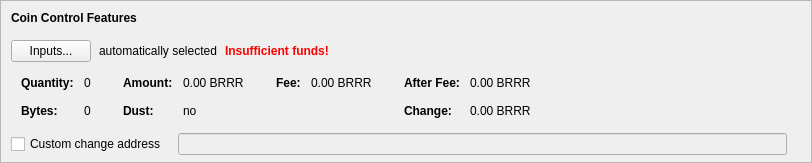
    <widget class="QFrame" name="frameCoinControl">
     <property name="sizePolicy">
      <sizepolicy hsizetype="Expanding" vsizetype="Expanding">
       <horstretch>0</horstretch>
       <verstretch>0</verstretch>
      </sizepolicy>
     </property>
     <property name="maximumSize">
      <size>
       <width>16777215</width>
       <height>16777215</height>
      </size>
     </property>
     <property name="frameShape">
      <enum>QFrame::StyledPanel</enum>
     </property>
     <property name="frameShadow">
      <enum>QFrame::Sunken</enum>
     </property>
     <layout class="QVBoxLayout" name="verticalLayoutCoinControl2">
      <property name="spacing">
       <number>0</number>
      </property>
      <property name="leftMargin">
       <number>0</number>
      </property>
      <property name="topMargin">
       <number>0</number>
      </property>
      <property name="rightMargin">
       <number>0</number>
      </property>
      <property name="bottomMargin">
       <number>6</number>
      </property>
      <item>
       <layout class="QVBoxLayout" name="verticalLayoutCoinControl" stretch="0,0,0,0,1">
        <property name="spacing">
         <number>0</number>
        </property>
        <property name="leftMargin">
         <number>10</number>
        </property>
        <property name="topMargin">
         <number>10</number>
        </property>
        <item>
         <layout class="QHBoxLayout" name="horizontalLayoutCoinControl1">
          <property name="bottomMargin">
           <number>15</number>
          </property>
          <item>
           <widget class="QLabel" name="labelCoinControlFeatures">
            <property name="sizePolicy">
             <sizepolicy hsizetype="Preferred" vsizetype="Maximum">
              <horstretch>0</horstretch>
              <verstretch>0</verstretch>
             </sizepolicy>
            </property>
            <property name="font">
             <font>
              <weight>75</weight>
              <bold>true</bold>
             </font>
            </property>
            <property name="styleSheet">
             <string notr="true">font-weight:bold;</string>
            </property>
            <property name="text">
             <string>Coin Control Features</string>
            </property>
           </widget>
          </item>
         </layout>
        </item>
        <item>
         <layout class="QHBoxLayout" name="horizontalLayoutCoinControl2" stretch="0,0,0,0">
          <property name="spacing">
           <number>8</number>
          </property>
          <property name="bottomMargin">
           <number>10</number>
          </property>
          <item>
           <widget class="QPushButton" name="pushButtonCoinControl">
            <property name="styleSheet">
             <string notr="true"/>
            </property>
            <property name="text">
             <string>Inputs...</string>
            </property>
            <property name="autoDefault">
             <bool>false</bool>
            </property>
           </widget>
          </item>
          <item>
           <widget class="QLabel" name="labelCoinControlAutomaticallySelected">
            <property name="text">
             <string>automatically selected</string>
            </property>
            <property name="margin">
             <number>5</number>
            </property>
           </widget>
          </item>
          <item>
           <widget class="QLabel" name="labelCoinControlInsuffFunds">
            <property name="font">
             <font>
              <weight>75</weight>
              <bold>true</bold>
             </font>
            </property>
            <property name="styleSheet">
             <string notr="true">color:red;font-weight:bold;</string>
            </property>
            <property name="text">
             <string>Insufficient funds!</string>
            </property>
            <property name="margin">
             <number>5</number>
            </property>
           </widget>
          </item>
          <item>
           <spacer name="horizontalSpacerCoinControl">
            <property name="orientation">
             <enum>Qt::Horizontal</enum>
            </property>
            <property name="sizeHint" stdset="0">
             <size>
              <width>40</width>
              <height>1</height>
             </size>
            </property>
           </spacer>
          </item>
         </layout>
        </item>
        <item>
         <widget class="QWidget" name="widgetCoinControl" native="true">
          <property name="sizePolicy">
           <sizepolicy hsizetype="Preferred" vsizetype="Preferred">
            <horstretch>0</horstretch>
            <verstretch>0</verstretch>
           </sizepolicy>
          </property>
          <property name="minimumSize">
           <size>
            <width>0</width>
            <height>0</height>
           </size>
          </property>
          <property name="styleSheet">
           <string notr="true"/>
          </property>
          <layout class="QHBoxLayout" name="horizontalLayoutCoinControl5">
           <property name="leftMargin">
            <number>0</number>
           </property>
           <property name="topMargin">
            <number>0</number>
           </property>
           <property name="rightMargin">
            <number>0</number>
           </property>
           <property name="bottomMargin">
            <number>0</number>
           </property>
           <item>
            <layout class="QHBoxLayout" name="horizontalLayoutCoinControl3" stretch="0,0,0,1">
             <property name="spacing">
              <number>20</number>
             </property>
             <property name="topMargin">
              <number>0</number>
             </property>
             <property name="bottomMargin">
              <number>10</number>
             </property>
             <item>
              <layout class="QFormLayout" name="formLayoutCoinControl1">
               <property name="horizontalSpacing">
                <number>10</number>
               </property>
               <property name="verticalSpacing">
                <number>14</number>
               </property>
               <property name="leftMargin">
                <number>10</number>
               </property>
               <property name="topMargin">
                <number>4</number>
               </property>
               <property name="rightMargin">
                <number>6</number>
               </property>
               <item row="0" column="0">
                <widget class="QLabel" name="labelCoinControlQuantityText">
                 <property name="font">
                  <font>
                   <weight>75</weight>
                   <bold>true</bold>
                  </font>
                 </property>
                 <property name="text">
                  <string>Quantity:</string>
                 </property>
                 <property name="margin">
                  <number>0</number>
                 </property>
                </widget>
               </item>
               <item row="0" column="1">
                <widget class="QLabel" name="labelCoinControlQuantity">
                 <property name="cursor">
                  <cursorShape>IBeamCursor</cursorShape>
                 </property>
                 <property name="contextMenuPolicy">
                  <enum>Qt::ActionsContextMenu</enum>
                 </property>
                 <property name="text">
                  <string notr="true">0</string>
                 </property>
                 <property name="margin">
                  <number>0</number>
                 </property>
                 <property name="textInteractionFlags">
                  <set>Qt::LinksAccessibleByMouse|Qt::TextSelectableByKeyboard|Qt::TextSelectableByMouse</set>
                 </property>
                </widget>
               </item>
               <item row="1" column="0">
                <widget class="QLabel" name="labelCoinControlBytesText">
                 <property name="font">
                  <font>
                   <weight>75</weight>
                   <bold>true</bold>
                  </font>
                 </property>
                 <property name="text">
                  <string>Bytes:</string>
                 </property>
                </widget>
               </item>
               <item row="1" column="1">
                <widget class="QLabel" name="labelCoinControlBytes">
                 <property name="cursor">
                  <cursorShape>IBeamCursor</cursorShape>
                 </property>
                 <property name="contextMenuPolicy">
                  <enum>Qt::ActionsContextMenu</enum>
                 </property>
                 <property name="text">
                  <string notr="true">0</string>
                 </property>
                 <property name="textInteractionFlags">
                  <set>Qt::LinksAccessibleByMouse|Qt::TextSelectableByKeyboard|Qt::TextSelectableByMouse</set>
                 </property>
                </widget>
               </item>
              </layout>
             </item>
             <item>
              <layout class="QFormLayout" name="formLayoutCoinControl2">
               <property name="horizontalSpacing">
                <number>10</number>
               </property>
               <property name="verticalSpacing">
                <number>14</number>
               </property>
               <property name="leftMargin">
                <number>6</number>
               </property>
               <property name="topMargin">
                <number>4</number>
               </property>
               <property name="rightMargin">
                <number>6</number>
               </property>
               <item row="0" column="0">
                <widget class="QLabel" name="labelCoinControlAmountText">
                 <property name="font">
                  <font>
                   <weight>75</weight>
                   <bold>true</bold>
                  </font>
                 </property>
                 <property name="text">
                  <string>Amount:</string>
                 </property>
                 <property name="margin">
                  <number>0</number>
                 </property>
                </widget>
               </item>
               <item row="0" column="1">
                <widget class="QLabel" name="labelCoinControlAmount">
                 <property name="cursor">
                  <cursorShape>IBeamCursor</cursorShape>
                 </property>
                 <property name="contextMenuPolicy">
                  <enum>Qt::ActionsContextMenu</enum>
                 </property>
                 <property name="text">
                  <string notr="true">0.00 BRRR</string>
                 </property>
                 <property name="textInteractionFlags">
                  <set>Qt::LinksAccessibleByMouse|Qt::TextSelectableByKeyboard|Qt::TextSelectableByMouse</set>
                 </property>
                </widget>
               </item>
               <item row="1" column="0">
                <widget class="QLabel" name="labelCoinControlLowOutputText">
                 <property name="font">
                  <font>
                   <weight>75</weight>
                   <bold>true</bold>
                  </font>
                 </property>
                 <property name="text">
                  <string>Dust:</string>
                 </property>
                </widget>
               </item>
               <item row="1" column="1">
                <widget class="QLabel" name="labelCoinControlLowOutput">
                 <property name="cursor">
                  <cursorShape>IBeamCursor</cursorShape>
                 </property>
                 <property name="contextMenuPolicy">
                  <enum>Qt::ActionsContextMenu</enum>
                 </property>
                 <property name="text">
                  <string notr="true">no</string>
                 </property>
                 <property name="textInteractionFlags">
                  <set>Qt::LinksAccessibleByMouse|Qt::TextSelectableByKeyboard|Qt::TextSelectableByMouse</set>
                 </property>
                </widget>
               </item>
              </layout>
             </item>
             <item>
              <layout class="QFormLayout" name="formLayoutCoinControl3">
               <property name="horizontalSpacing">
                <number>10</number>
               </property>
               <property name="verticalSpacing">
                <number>14</number>
               </property>
               <property name="leftMargin">
                <number>6</number>
               </property>
               <property name="topMargin">
                <number>4</number>
               </property>
               <property name="rightMargin">
                <number>6</number>
               </property>
               <item row="0" column="0">
                <widget class="QLabel" name="labelCoinControlFeeText">
                 <property name="font">
                  <font>
                   <weight>75</weight>
                   <bold>true</bold>
                  </font>
                 </property>
                 <property name="text">
                  <string>Fee:</string>
                 </property>
                 <property name="margin">
                  <number>0</number>
                 </property>
                </widget>
               </item>
               <item row="0" column="1">
                <widget class="QLabel" name="labelCoinControlFee">
                 <property name="cursor">
                  <cursorShape>IBeamCursor</cursorShape>
                 </property>
                 <property name="contextMenuPolicy">
                  <enum>Qt::ActionsContextMenu</enum>
                 </property>
                 <property name="text">
                  <string notr="true">0.00 BRRR</string>
                 </property>
                 <property name="textInteractionFlags">
                  <set>Qt::LinksAccessibleByMouse|Qt::TextSelectableByKeyboard|Qt::TextSelectableByMouse</set>
                 </property>
                </widget>
               </item>
              </layout>
             </item>
             <item>
              <layout class="QFormLayout" name="formLayoutCoinControl4">
               <property name="horizontalSpacing">
                <number>10</number>
               </property>
               <property name="verticalSpacing">
                <number>14</number>
               </property>
               <property name="leftMargin">
                <number>6</number>
               </property>
               <property name="topMargin">
                <number>4</number>
               </property>
               <property name="rightMargin">
                <number>6</number>
               </property>
               <item row="0" column="0">
                <widget class="QLabel" name="labelCoinControlAfterFeeText">
                 <property name="font">
                  <font>
                   <weight>75</weight>
                   <bold>true</bold>
                  </font>
                 </property>
                 <property name="text">
                  <string>After Fee:</string>
                 </property>
                 <property name="margin">
                  <number>0</number>
                 </property>
                </widget>
               </item>
               <item row="0" column="1">
                <widget class="QLabel" name="labelCoinControlAfterFee">
                 <property name="cursor">
                  <cursorShape>IBeamCursor</cursorShape>
                 </property>
                 <property name="contextMenuPolicy">
                  <enum>Qt::ActionsContextMenu</enum>
                 </property>
                 <property name="text">
                  <string notr="true">0.00 BRRR</string>
                 </property>
                 <property name="textInteractionFlags">
                  <set>Qt::LinksAccessibleByMouse|Qt::TextSelectableByKeyboard|Qt::TextSelectableByMouse</set>
                 </property>
                </widget>
               </item>
               <item row="1" column="0">
                <widget class="QLabel" name="labelCoinControlChangeText">
                 <property name="font">
                  <font>
                   <weight>75</weight>
                   <bold>true</bold>
                  </font>
                 </property>
                 <property name="text">
                  <string>Change:</string>
                 </property>
                </widget>
               </item>
               <item row="1" column="1">
                <widget class="QLabel" name="labelCoinControlChange">
                 <property name="cursor">
                  <cursorShape>IBeamCursor</cursorShape>
                 </property>
                 <property name="contextMenuPolicy">
                  <enum>Qt::ActionsContextMenu</enum>
                 </property>
                 <property name="text">
                  <string notr="true">0.00 BRRR</string>
                 </property>
                 <property name="textInteractionFlags">
                  <set>Qt::LinksAccessibleByMouse|Qt::TextSelectableByKeyboard|Qt::TextSelectableByMouse</set>
                 </property>
                </widget>
               </item>
              </layout>
             </item>
            </layout>
           </item>
          </layout>
         </widget>
        </item>
        <item>
         <layout class="QHBoxLayout" name="horizontalLayoutCoinControl4" stretch="0,0,0">
          <property name="spacing">
           <number>12</number>
          </property>
          <property name="sizeConstraint">
           <enum>QLayout::SetDefaultConstraint</enum>
          </property>
          <property name="topMargin">
           <number>5</number>
          </property>
          <property name="rightMargin">
           <number>5</number>
          </property>
          <item>
           <widget class="QCheckBox" name="checkBoxCoinControlChange">
            <property name="toolTip">
             <string>If this is activated, but the change address is empty or invalid, change will be sent to a newly generated address.</string>
            </property>
            <property name="text">
             <string>Custom change address</string>
            </property>
           </widget>
          </item>
          <item>
           <widget class="QValidatedLineEdit" name="lineEditCoinControlChange">
            <property name="enabled">
             <bool>false</bool>
            </property>
            <property name="sizePolicy">
             <sizepolicy hsizetype="Expanding" vsizetype="Fixed">
              <horstretch>0</horstretch>
              <verstretch>0</verstretch>
             </sizepolicy>
            </property>
           </widget>
          </item>
          <item>
           <widget class="QLabel" name="labelCoinControlChangeLabel">
            <property name="sizePolicy">
             <sizepolicy hsizetype="Preferred" vsizetype="Expanding">
              <horstretch>0</horstretch>
              <verstretch>0</verstretch>
             </sizepolicy>
            </property>
            <property name="minimumSize">
             <size>
              <width>0</width>
              <height>0</height>
             </size>
            </property>
            <property name="text">
             <string/>
            </property>
            <property name="margin">
             <number>3</number>
            </property>
           </widget>
          </item>
         </layout>
        </item>
        <item>
         <spacer name="verticalSpacerCoinControl">
          <property name="orientation">
           <enum>Qt::Vertical</enum>
          </property>
          <property name="sizeHint" stdset="0">
           <size>
            <width>800</width>
            <height>1</height>
           </size>
          </property>
         </spacer>
        </item>
       </layout>
      </item>
     </layout>
    </widget>
